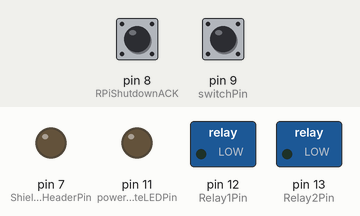
Recording of a sketch running on a simulated Arduino Uno, built with avr-gcc and run on an emulated ATmega328P. Parts: switched loads named in the sketch (green lamp = pin HIGH), output pins drawn as LEDs (lit = HIGH). The inputs (shaded band) are chosen by the test bench; at power-on: pin 9 (switchPin) LOW, pin 8 (RPiShutdownACK) LOW. Pins used as bus, display or sensor lines are not drawn.

Above: at 1.2 s.
1.3 s: pin 9 (switchPin) pulled HIGH for 0.15 s
At 1.8 s:
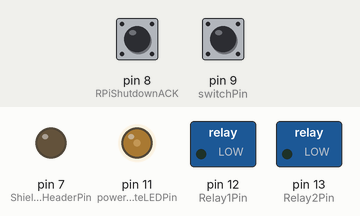
At 2.87 s:
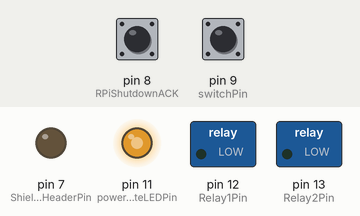
4.3 s: pin 8 (RPiShutdownACK) pulled HIGH for 3.2 s
At 9.7 s:
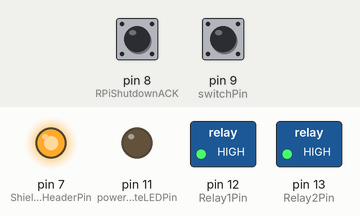
Timing chart, 0 to 26.1 s (numbered marks = the images above; inputs shaded):
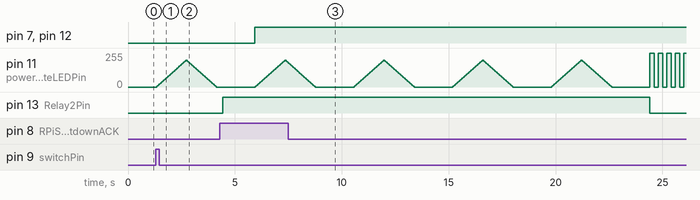

The sketch:

RetroPiPower1.2.ino
```cpp
/*
  Retro Pie Power Control

  Pin 7:  (Output) debug / Extra LED showing uC is working

  Pin 8:  (Input) monitor Raspberry Pi shutdown ACK

  Pin 9:  (Input) monitor state of switch to determine if system should be powered on or off

  Pin 10: (Output) tell the Raspberry Pi when it's time to power down

  Pin 11: (Output) LED status to tell whether the system is powering up, on, or powering down

  Pin 12: (Output) Control the state of Relay 1 (Raspberry Pi Power)

  Pin 13: (Output) Control the state of Relay 2 (Power Strip Power)
 */

int ShieldLEDHeaderPin = 7;                                 //Extra LED showing uC is working
int RPiShutdownACK = 8;                                     //Rpi pin 13(GPIO27) to send ACK to arduino on shutdown
int switchPin = 9;                                          //switch connected to digital pin 9
int PowerPiPin = 10;                                        //connected to Raspberry Pi GPIO 22
int powerStateLEDPin = 11;                                  //LED connected to digital pin 9
int Relay1Pin = 12;                                         //connected to Relay 1 (Raspberry Pi Power)
int Relay2Pin = 13;                                         //connected to Relay 2 (Power Strip Power)
int stateButton = digitalRead(switchPin);                   //read the state of the switch
unsigned long startTime;
boolean changeOfPowerState;
boolean singleShot;                                         // set SingleShot to off
int lastState = 2;                                          // set last state to neither 0(off) or 1(on)

void setup() {
  pinMode(RPiShutdownACK, INPUT);                           //set the RPiShutdownACK pin as INPUT
  pinMode(switchPin, INPUT);                                //set the switch pin as INPUT
  pinMode(ShieldLEDHeaderPin, OUTPUT);                      //set the ShieldLEDHeaderPin pin as OUTPUT
  pinMode(PowerPiPin, OUTPUT);                              //set the PowerPi pin as OUTPUT
  pinMode(powerStateLEDPin, OUTPUT);                        //set the LED pin as OUTPUT
  pinMode(Relay1Pin, OUTPUT);                               //set the Relay1 pin as OUTPUT
  pinMode(Relay2Pin, OUTPUT);                               //set the Relay2 pin as OUTPUT
  digitalWrite(PowerPiPin, LOW);                            //initialize POWERPIPIN (Pi signal to power down) to off
  digitalWrite(ShieldLEDHeaderPin, LOW);                    //initialize ShieldLEDHeaderPin pin to off
  digitalWrite(Relay1Pin, LOW);                             //initialize RELAY1 (Raspberry Pi) to off
  digitalWrite(Relay2Pin, LOW);                             //initialize RELAY2 (Power Strip) to off
  singleShot = false;
  changeOfPowerState = false;
  stateButton = digitalRead(switchPin);                     //read the state of the switch
}

void CheckPowerStateTimer() {                               //tells us if we're in the middle of powering up or down
   if (((millis() - startTime)/1000) < 20) {                //If the timer < 20 seconds
     changeOfPowerState = true;
   }
   else
   {
     changeOfPowerState = false;
     singleShot = false;
   }
}


void LEDPowerUp() {                                             //fade LED on and off
  for (int fadeValue = 0; fadeValue <= 200; fadeValue += 5) {   // fade in from min to max in increments of 5 points
    analogWrite(powerStateLEDPin, fadeValue);                   // sets the value (range from 0 to 200):
    delay(35);                                                  // wait for 35 milliseconds to see the dimming effect
  }
  for (int fadeValue = 200; fadeValue >= 0; fadeValue -= 5) {   // fade out from max to min in increments of 5 points
    analogWrite(powerStateLEDPin, fadeValue);                   // sets the value (range from 0 to 255):
    delay(35);                                                  // wait for 35 milliseconds to see the dimming effect
  }
  delay(250);
}


void LEDOn() {                                             //turn LED solid
   digitalWrite(powerStateLEDPin, HIGH);                   //write HIGH to led pin to turn it on
}


void LEDPowerDown() {                                      //urgently blink LED
   digitalWrite(powerStateLEDPin, HIGH);                   //write HIGH to led pin to turn it on
   delay(200);
   digitalWrite(powerStateLEDPin, LOW);                    //write Low to led pin to turn it off
   delay(200);
}


void ShieldLEDHeaderPinBlink() {                           //urgently blink LED
   digitalWrite(ShieldLEDHeaderPin, HIGH);                 //write HIGH to led pin to turn it on
   delay(200);
   digitalWrite(ShieldLEDHeaderPin, LOW);                  //write Low to led pin to turn it off
   delay(200);
}


void LEDOff() {                                            //turn on LED off
   digitalWrite(powerStateLEDPin, LOW);                    //write LOW to led pin to turn it off
}


void loop() {
  if (changeOfPowerState == false) {                       //if we're not in the middle of powering up or down then
    stateButton = digitalRead(switchPin);                  //read the state of the switch
  }
  if ((stateButton == 1) && ((lastState == 0) || (lastState == 2))) {                                   //if switch on
    if (singleShot == false) {                              //and it's the first time through
      startTime = millis();                                 //start the timer
      singleShot = true;
    }
    CheckPowerStateTimer();                                 //check to see if time has elapsed
    if ((changeOfPowerState == true) && ((lastState == 0) or (lastState == 2))){   //If changing power state
      LEDPowerUp();                                         //then slowly fade the LED on and off
      digitalWrite(Relay2Pin, HIGH);                        //write HIGH to enable RELAY 2 (Power Strip)
      delay(1500);                                          //wait 1.5 seconds to allow power to stabilize before powering Pi
      digitalWrite(Relay1Pin, HIGH);                        //write HIGH to enable RELAY 1 (Raspberry Pi)
    }
    CheckPowerStateTimer();                                 //check to see if time has elapsed
    if ((changeOfPowerState == false) && ((lastState == 0) or (lastState == 2))){
      LEDOn();                                              //else turn on the LED to make it solid
      lastState = 1;                                        //save state as previously powered on
      singleShot = false;
    }
  }
  if ((stateButton == 0) && (lastState == 1)) {             //if switch off
    if (singleShot == false) {
      startTime = millis();                                 //start the timer
      singleShot = true;
    }
    if (lastState == 1) {
      digitalWrite(Relay2Pin, LOW);                         //write LOW to power off RELAY 2 (Power Strip)
    }
    CheckPowerStateTimer();                                 //check to see if time has elapsed
    if ((changeOfPowerState == true) && (lastState == 1)){  //If changing power state
      digitalWrite(PowerPiPin, HIGH);                       //Tell the Raspberry Pi to prepare for shutdown
      LEDPowerDown();                                       //then blink LED quickly
    }
    CheckPowerStateTimer();                                 //check to see if time has elapsed
    if ((changeOfPowerState == false) && (lastState == 1)){
      LEDOff();                                             //then blink LED quickly
      digitalWrite(Relay1Pin, LOW);                         //write LOW to power off RELAY 1 (Raspberry Pi)
      lastState = 0;                                        //save state as previously powered off
      singleShot = false;
    }
  }
  if (digitalRead(RPiShutdownACK)) {
    digitalWrite(ShieldLEDHeaderPin, HIGH);
  }
}
```

Measured:
- after the input at 1.3 s, pin 11 (powerStateLEDPin): rises from 0/255 to 200/255 in 1.4 s, then falls to 0/255 in 1.4 s
- after the input at 4.3 s, pin 7 (ShieldLEDHeaderPin): LOW → HIGH after 1.6 s
